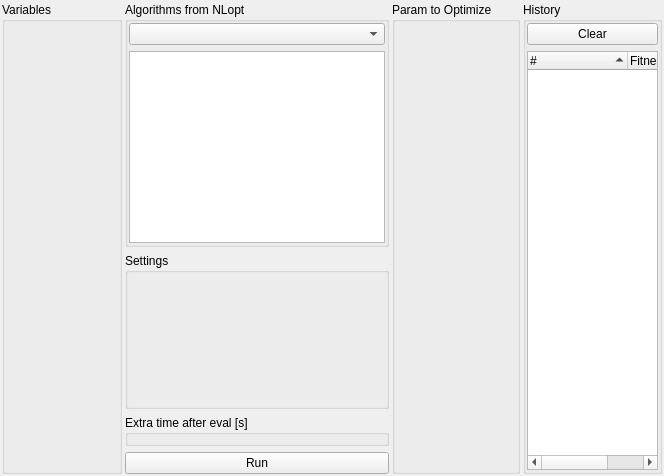
<?xml version="1.0" encoding="UTF-8"?>
<ui version="4.0">
 <class>GOptimizingWidget</class>
 <widget class="QWidget" name="GOptimizingWidget">
  <property name="geometry">
   <rect>
    <x>0</x>
    <y>0</y>
    <width>664</width>
    <height>476</height>
   </rect>
  </property>
  <property name="windowTitle">
   <string>GOptimizingWidget</string>
  </property>
  <layout class="QHBoxLayout" name="horizontalLayout" stretch="5,0,0,10">
   <property name="spacing">
    <number>3</number>
   </property>
   <property name="margin">
    <number>2</number>
   </property>
   <item>
    <widget class="QGroupBox" name="pBoxVariables">
     <property name="minimumSize">
      <size>
       <width>120</width>
       <height>0</height>
      </size>
     </property>
     <property name="title">
      <string>Variables</string>
     </property>
    </widget>
   </item>
   <item>
    <layout class="QVBoxLayout" name="verticalLayout" stretch="0,0,0,0">
     <item>
      <widget class="QGroupBox" name="groupBox">
       <property name="sizePolicy">
        <sizepolicy hsizetype="Preferred" vsizetype="Maximum">
         <horstretch>0</horstretch>
         <verstretch>0</verstretch>
        </sizepolicy>
       </property>
       <property name="title">
        <string>Algorithms from NLopt</string>
       </property>
       <layout class="QVBoxLayout" name="verticalLayout_3">
        <property name="margin">
         <number>1</number>
        </property>
        <item>
         <widget class="QComboBox" name="pAlgoComboBox"/>
        </item>
        <item>
         <widget class="QPlainTextEdit" name="pAlgoDescriptionEdit"/>
        </item>
       </layout>
      </widget>
     </item>
     <item>
      <widget class="QGroupBox" name="pBoxAlgo">
       <property name="sizePolicy">
        <sizepolicy hsizetype="Preferred" vsizetype="Preferred">
         <horstretch>0</horstretch>
         <verstretch>0</verstretch>
        </sizepolicy>
       </property>
       <property name="title">
        <string>Settings</string>
       </property>
       <layout class="QVBoxLayout" name="verticalLayout_4">
        <property name="spacing">
         <number>1</number>
        </property>
        <property name="margin">
         <number>1</number>
        </property>
        <item>
         <widget class="QStackedWidget" name="pAlgoStackSettings">
          <property name="currentIndex">
           <number>-1</number>
          </property>
         </widget>
        </item>
       </layout>
      </widget>
     </item>
     <item>
      <widget class="QGroupBox" name="pWaitingTimeBox">
       <property name="title">
        <string>Extra time after eval [s]</string>
       </property>
       <layout class="QHBoxLayout" name="horizontalLayout_2">
        <property name="spacing">
         <number>1</number>
        </property>
        <property name="margin">
         <number>1</number>
        </property>
       </layout>
      </widget>
     </item>
     <item>
      <widget class="QPushButton" name="pButtonRun">
       <property name="text">
        <string>Run</string>
       </property>
       <property name="checkable">
        <bool>true</bool>
       </property>
      </widget>
     </item>
    </layout>
   </item>
   <item>
    <widget class="QGroupBox" name="pBoxParamOptimize">
     <property name="title">
      <string>Param to Optimize</string>
     </property>
    </widget>
   </item>
   <item>
    <widget class="QGroupBox" name="pBoxHistory">
     <property name="title">
      <string>History</string>
     </property>
     <layout class="QVBoxLayout" name="verticalLayout_2">
      <property name="margin">
       <number>1</number>
      </property>
      <item>
       <widget class="QPushButton" name="pButtonClearHistory">
        <property name="text">
         <string>Clear</string>
        </property>
       </widget>
      </item>
      <item>
       <widget class="QTreeWidget" name="pTableHistory">
        <property name="rootIsDecorated">
         <bool>false</bool>
        </property>
        <property name="sortingEnabled">
         <bool>true</bool>
        </property>
        <property name="columnCount">
         <number>2</number>
        </property>
        <attribute name="headerCascadingSectionResizes">
         <bool>true</bool>
        </attribute>
        <column>
         <property name="text">
          <string notr="true">#</string>
         </property>
        </column>
        <column>
         <property name="text">
          <string notr="true">Fitness</string>
         </property>
        </column>
       </widget>
      </item>
     </layout>
    </widget>
   </item>
  </layout>
 </widget>
 <layoutdefault spacing="6" margin="11"/>
 <resources/>
 <connections>
  <connection>
   <sender>pButtonClearHistory</sender>
   <signal>clicked()</signal>
   <receiver>pTableHistory</receiver>
   <slot>clear()</slot>
   <hints>
    <hint type="sourcelabel">
     <x>481</x>
     <y>50</y>
    </hint>
    <hint type="destinationlabel">
     <x>490</x>
     <y>81</y>
    </hint>
   </hints>
  </connection>
 </connections>
</ui>
